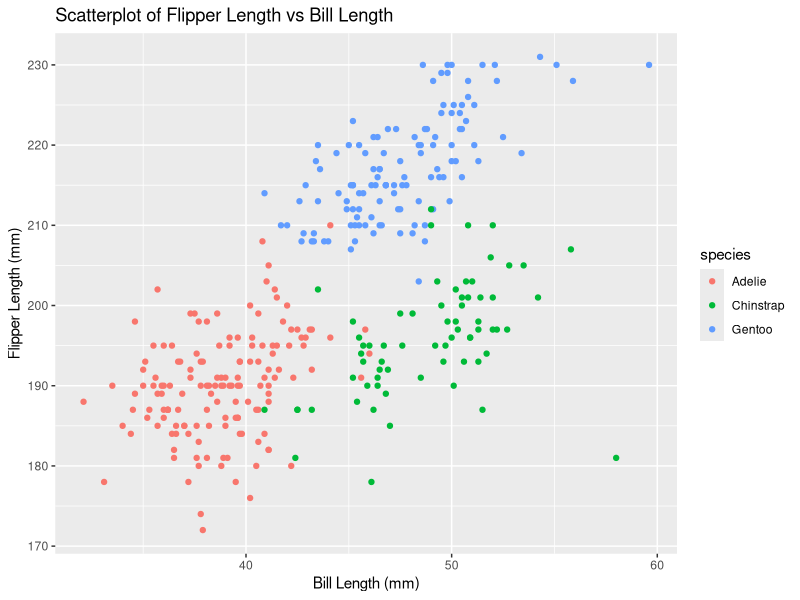
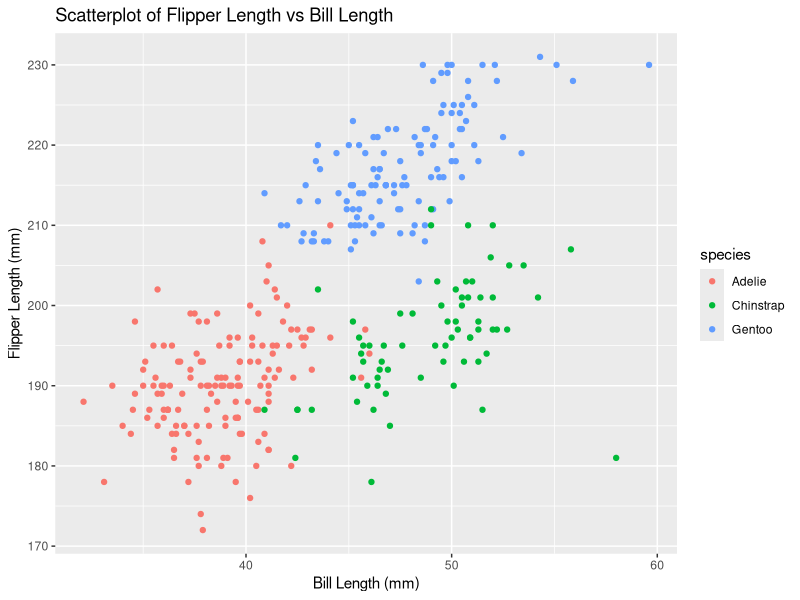

Reproduce these figures in R, in order.
## ---- chunk 1
# load the penguins dataset
data("penguins", package = "palmerpenguins")
## ---- chunk 2
# Make a scatterplot of flipper_length_mm (y) vs bill_length_mm (x); color points using the species variable
library(ggplot2)
penguins <- na.omit(penguins)  # Remove rows containing missing values

p <- ggplot(penguins, aes(x = bill_length_mm, y = flipper_length_mm, color = species)) +
  geom_point() +
  labs(title = "Scatterplot of Flipper Length vs Bill Length",
       x = "Bill Length (mm)",
       y = "Flipper Length (mm)")
p
## ---- chunk 3
# Export scatterplot to project directory using ggsave
ggsave("penguins_scatterplot.png", plot = p, width = 10, height = 8)
## ---- chunk 4
set.seed(123)  # Setting seed for reproducibility
normal_sample = rnorm(10) # Random 10 samples from a standard Normal distribution
is_positive = normal_sample > 0 # Logical vector: TRUE if sample > 0

df <- data.frame(
  normal_sample,  
  is_positive,
  characters = letters[1:10],  # Character vector of length 10
  factors = factor(rep(1:3, length.out = 10))  # Factor vector with 3 levels
)
## ---- chunk 5
library(tidyverse)

mean_normal <- mean(pull(df, normal_sample), na.rm = TRUE)
mean_is_positive <- mean(pull(df, is_positive), na.rm = TRUE)
# mean_characters <- mean(pull(df, characters), na.rm = TRUE)  # This will throw an error
# mean_factors <- mean(pull(df, factors), na.rm = TRUE)  # This will also throw an error
